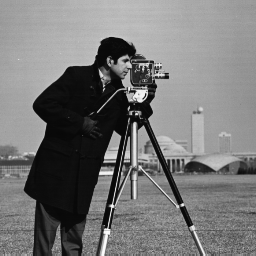
%> input picture demo/01-color-image-processing/cameraman.tif, 256 x 256 px
$ octave imEntropy.m   (GNU Octave 9; MATLAB toolbox functions it lacks are replaced by stand-ins)
%> lines starting %> are read from the running program, lines starting %| are printed output that depends on the picture
%What is entropy
%HKa Feb. 2015

clear, close all;

%Load image
I=imread('cameraman.tif');
%> I is the input picture: size 256x256 uint8; min 7, max 253, mean 118.7
dI=double(I)/255;

%Cal. histogram and pdf and show
[yvals, xvals]=hist(dI(:),100);
%> yvals = 100 values, max 4670 at index 3, min 9 at index 97, mean 655.4; xvals = 100 values from 0.0323 to 0.987
pvals=yvals/(sum(yvals));%Normalize histogram to get prob. density function
%> pvals = 100 values, max 0.0713 at index 3, min 0.000137 at index 97, mean 0.01
figure(1), plot(xvals, pvals);title('pdf');
%> after `title('pdf')`:
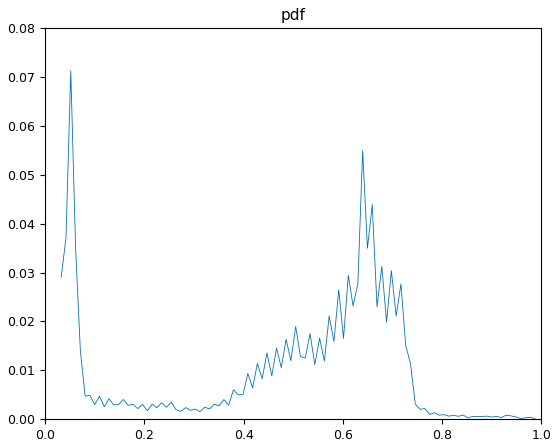
%> figure redrawn from the program's plot data; curve peaks at x = 0.0516, y = 0.0713

%Cal. moments
m0=sum(1.*pvals)             %0-moment should be zero
%> m0 = 1
m=sum(xvals.*pvals)          %1-moment equals the mean
%> m = 0.466
H=sum(-log2(pvals).*pvals)   %entropy is calculated
%> H = 5.7
